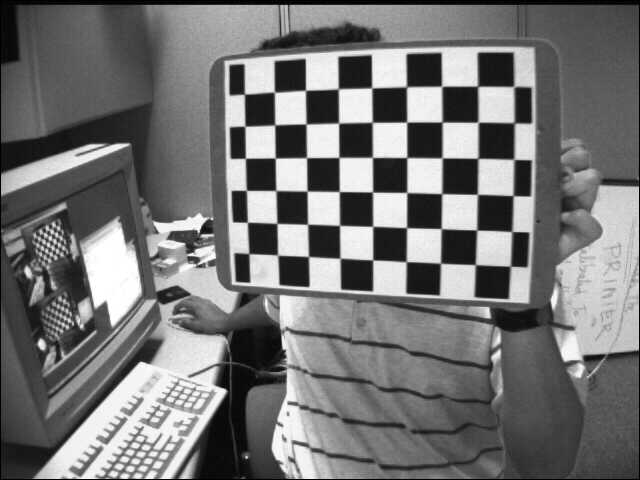
#> input picture Images/chess/left01.jpg, 640 x 480 px; its folder holds 5 pictures in this run
$ python Modelisation_images_opencv.py
#> lines starting #> are read from the running program, lines starting #| are printed output that depends on the picture; after the words box and inside, x2 and y2 are one past the last pixel; in counts of white or black regions, pixels touching at a corner belong together
# -*- coding: utf-8 -*-
"""
Created on 2 Dec 2020

@author: chatoux
"""

import numpy as np
import cv2 as cv
from matplotlib import pyplot as plt
from scipy import ndimage
import glob


def CameraCalibration():
    '''
    criteria correspond au critère de fin d'itérations: les itérations de l'algorithme s'arrêtent.
    cv.TERM_CRITERIA_EPS: arrête l'algorithme si la précision (EPSilon) est atteinte.
    cv.TERM_CRITERIA_MAX_ITER : arrête les itérations lorsqu'elles sont faites cv.TERM_CRITERIA_MAX_ITER fois.
    cv.TERM_CRITERIA_EPS + cv.TERM_CRITERIA_MAX_ITER : arrête les itérations si au moins une des deux conditions est atteinte.
    MAX_ITER = 30
    EPS = 0.001
    '''
    criteria = (cv.TERM_CRITERIA_EPS + cv.TERM_CRITERIA_MAX_ITER, 30, 0.001)
    # prepare object points, like (0,0,0), (1,0,0), (2,0,0) ....,(6,5,0)
    ############ to adapt ##########################FAIT
    objp = np.zeros((6*7, 3), np.float32)
    objp[:, :2] = np.mgrid[0:7, 0:6].T.reshape(-1, 2)
    # On donne la taille d'un carré du damier en mm
    #objp[:, :2] *= 30
    #################################################
    #tableaux où seront sotckés les points 3d (de notre objet) et 2d (image) à partir de toutes les images
    objpoints = []  # les points 3d dans le monde réel
    imgpoints = []  # les points 2d de l'image
    ############ to adapt ########################## FAIT

    images = glob.glob('Images/chess/*.jpg')
    #################################################
    for fname in images:
        img = cv.imread(fname)
#> img is the input picture: shape (480, 640, 3); min 0, max 255, mean 116.6
        #img = cv.pyrDown(cv.imread(fname))
        gray = cv.cvtColor(img, cv.COLOR_BGR2GRAY)
        # Trouver les coins du damier
        ############ to adapt ########################## FAIT
        ret, corners = cv.findChessboardCorners(gray, (7, 6), None)
#> ret = True; corners = 42 rows, first 8: [475.4, 264.8], [440.5, 263.2], [405.9, 261.5], [372.9, 259.9], [340.6, 258.5], [308.7, 256.4], [277.6, 255.1], [476.7, 230.1]
        #################################################
        print(ret)
#| True
        # Si un coin est trouvé, on ajoute "object points" et "image points"
        if ret == True:
            objpoints.append(objp)
            corners2 = cv.cornerSubPix(gray, corners, (11, 11), (-1, -1), criteria)
#> corners2 = 42 rows, first 8: [475.3, 264.6], [440.5, 263.2], [406.2, 261.7], [372.7, 259.9], [340, 258.2], [308.5, 256.5], [277.6, 255.1], [476.7, 230]
            imgpoints.append(corners)
            # Tracer et afficher les coins
            ############ to adapt ########################## FAIT
            cv.drawChessboardCorners(img, (7, 6), corners2, ret)
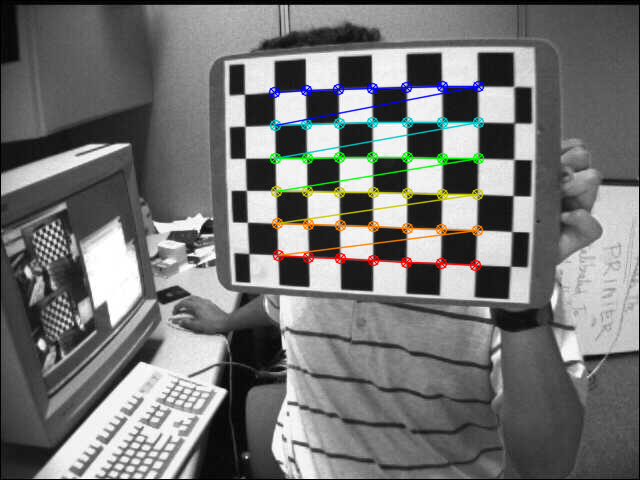
#> img: shape (480, 640, 3); 3.22% of pixels changed, all inside (x1, y1, x2, y2) = (268, 80, 485, 272)
            #################################################
            cv.namedWindow('img', 0)
            cv.imshow('img', img)
            cv.waitKey(1000)
#> pass 2 of the loop in CameraCalibration, `for fname in images:`:
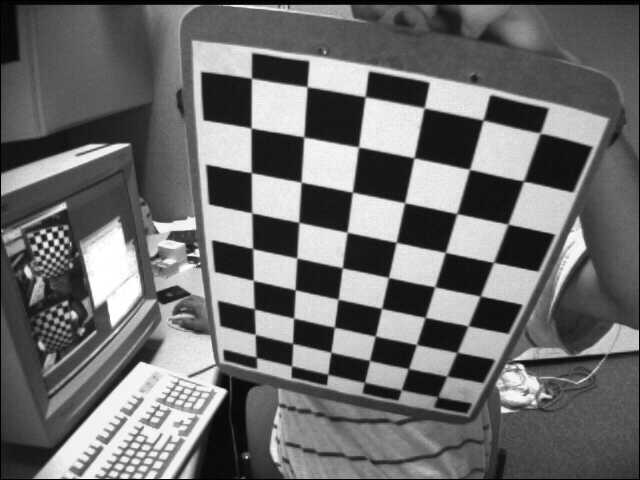
#> input picture Images/chess/left02.jpg, 640 x 480 px
#> in CameraCalibration, img is the input picture: shape (480, 640, 3); min 0, max 255, mean 109
#> corners = 42 rows, first 8: [254.7, 308.6], [253.5, 280.5], [252.6, 248.4], [252.4, 213.8], [251.5, 172.4], [251.8, 128.6], [251.5, 77.99], [293.3, 318]
#| True
#> corners2 = 42 rows, first 8: [254.3, 308.9], [253.3, 280.4], [252.6, 248.6], [251.8, 212.8], [251.3, 172.7], [251.1, 128], [251.5, 78.19], [293.6, 318.1]
#> in CameraCalibration, `cv.drawChessboardCorners(img, (7, 6), corners2, ret)`:
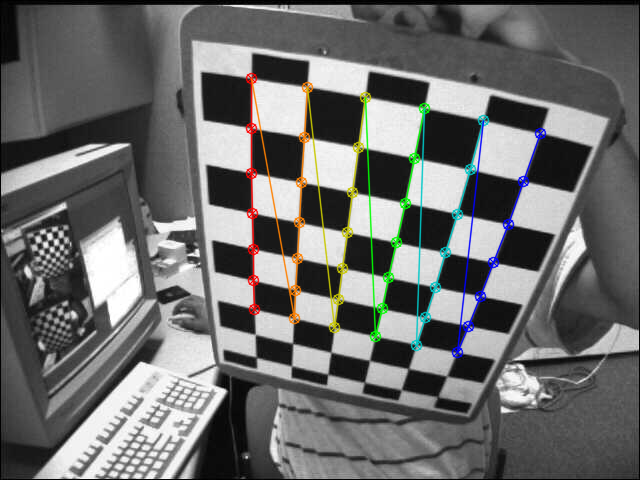
#> img: shape (480, 640, 3); 3.62% of pixels changed, all inside (x1, y1, x2, y2) = (245, 72, 547, 359)
#> pass 3 of the loop in CameraCalibration, `for fname in images:`:
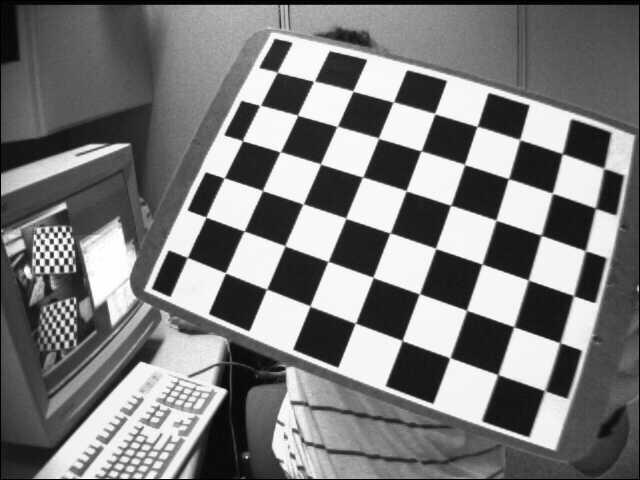
#> input picture Images/chess/left03.jpg, 640 x 480 px
#> in CameraCalibration, img is the input picture: shape (480, 640, 3); min 0, max 255, mean 122.9
#> corners = 42 rows, first 8: [496.9, 373.9], [449, 358.7], [402.3, 339.6], [354.4, 323.5], [309.4, 305.4], [267.7, 289.2], [225.3, 272.5], [513, 326.7]
#| True
#> corners2 = 42 rows, first 8: [497.8, 374.6], [449.9, 357.7], [402.1, 340.5], [355.3, 323.2], [310, 306], [266.6, 289.1], [225.4, 272.8], [513.8, 326.7]
#> in CameraCalibration, `cv.drawChessboardCorners(img, (7, 6), corners2, ret)`:
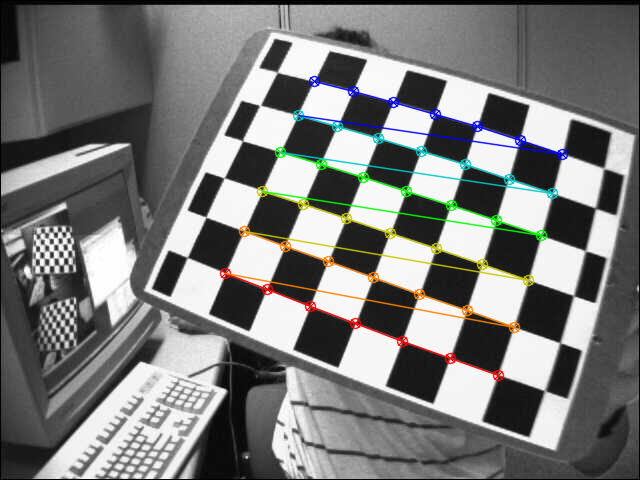
#> img: shape (480, 640, 3); 3.99% of pixels changed, all inside (x1, y1, x2, y2) = (219, 75, 569, 382)
#> the loop made 5 passes; the first 3 are shown
    cv.destroyAllWindows()

    # On réalise la calibration de la caméra à partir des "object points" et "image points"
    ret, mtx, dist, rvecs, tvecs = cv.calibrateCamera(objpoints, imgpoints, gray.shape[::-1], None, None)
    print('camraMatrix\n',mtx)
    print('dist\n',dist)

    ############ to adapt ##########################FAIT
    img = cv.pyrDown(cv.imread('Images/chess/left08.jpg'))
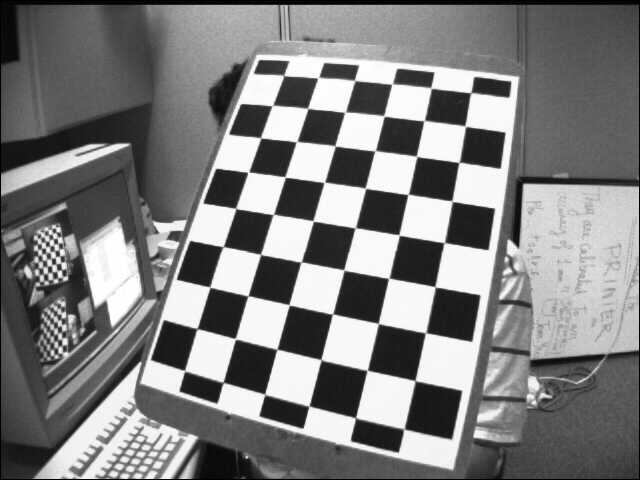
#> input picture Images/chess/left08.jpg, 640 x 480 px
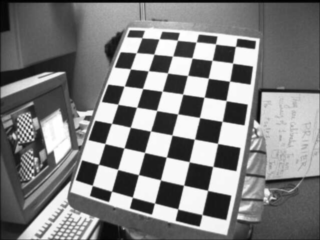
#> img: shape (240, 320, 3); min 1, max 255, mean 127.4
    #################################################
    h, w = img.shape[:2]
#> h = 240; w = 320
    newcameramtx, roi = cv.getOptimalNewCameraMatrix(mtx, dist, (w, h), 1, (w, h))
    print('newcameramtx\n',newcameramtx)

    # Corriger les distorstions
    mapx, mapy = cv.initUndistortRectifyMap(mtx, dist, None, newcameramtx, (w, h), 5)
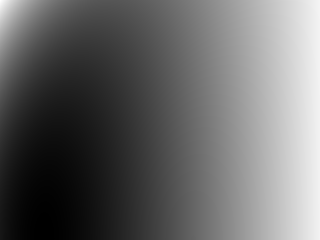
#> mapx: shape (240, 320) float32; min -48.16, max 338.5, mean 108.2; drawn with min black and max white
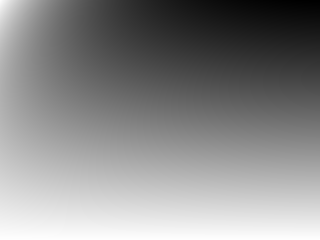
#> mapy: shape (240, 320) float32; min -118.2, max 239.1, mean 75.3; drawn with min black and max white
    dst = cv.remap(img, mapx, mapy, cv.INTER_LINEAR)
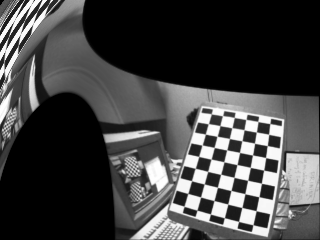
#> dst: shape (240, 320, 3); min 0, max 255, mean 67.6
    # Recadrer l'image
    x, y, w, h = roi
    dst = dst[y:y + h, x:x + w]
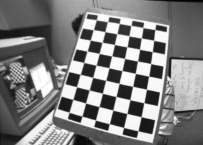
#> dst: shape (145, 203, 3); min 2, max 255, mean 128.4
    cv.namedWindow('img', 0)
    cv.imshow('img', dst)
    cv.waitKey(1000)
    ############ to adapt ##########################FAIT
    cv.imwrite('Images/chess/calibresultM.png', dst)
    #################################################

    mean_error = 0
    for i in range(len(objpoints)):
        imgpoints2, _ = cv.projectPoints(objpoints[i], rvecs[i], tvecs[i], mtx, dist)
        error = cv.norm(imgpoints[i], imgpoints2, cv.NORM_L2) / len(imgpoints2)
        mean_error += error
    print("total error: {}".format(mean_error / len(objpoints)))

    return newcameramtx

# [150 lines left out: functions DepthMapfromStereoImages, drawlines, StereoCalibrate, EpipolarGeometry, not called in this run]

if __name__ == "__main__":
    cameraMatrix = CameraCalibration()

    cameraMatrix = np.array([[1, 0, 0],
                          [0, 1, 0],
                          [0, 0, 1]])
    dist = [[0, 0, 0, 0, 0]]
'''
    pts1, pts2, F, maskF, FT, maskE = StereoCalibrate(cameraMatrix)

    EpipolarGeometry(pts1, pts2, F, maskF, FT, maskE)

    DepthMapfromStereoImages()
'''
